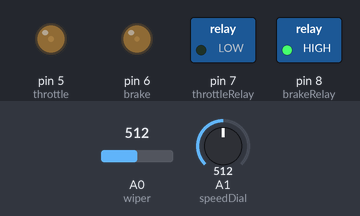
The sketch below on a simulated Arduino Nano, built with avr-gcc and run on an emulated ATmega328P. Parts: switched loads named in the sketch (green lamp = pin HIGH), output pins drawn as LEDs (lit = HIGH). Inputs (shaded band) come from the test bench; at power-on: A0 (wiper) = 512, A1 (speedDial) = 512. What the sketch prints to the serial monitor is not drawn.

Above: at 0.1 s.
Timing chart, 0 to 1.6 s (numbered marks = the images above):
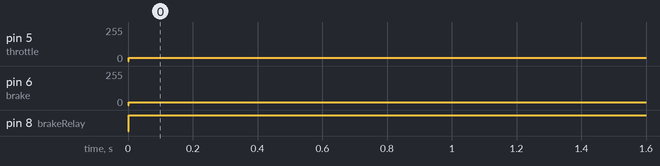

Measured:
- by itself, pin 5 (throttle): 0/255 → 25/255 at 0.00 s
- by itself, pin 6 (brake): 0/255 → 21/255 at 0.00 s
- by itself, pin 8 (brakeRelay): LOW → HIGH at 0.00 s

The sketch:

cart_teleop_dac.ino
```cpp
/*
   cart_teleop_new_board.ino - Contains the main arduino code for controlling our autonomous golf cart with MCP4725 DACs.

      Author: Brandon Parr
      Version: 0.5

       11/09/2020: modified by Dick Shimp to include the MCP4725 DAC development boards
       12/9/2020: edited by Jason Forsyth to increase code structure and readability
       1/21/2021: edited by Jason Forsyth to comment out all Serial.print() statements

       4/29/2021: modified LOWER_BRAKE_BOUND to deal with intermittent stopping condition. Also, reduced
       print statement verbosity to report steering, throttle, and braking targets.

       5/12/2022: modified by Matty Wolfson to tune steering PIDs

       &&&&& NOTE: You must use the Arduino Nano "OLD BOOTLOADER" setting when programming this device!!! Tools -> Processor -> ATMega 328P (Old Bootloader)
*/

#include <Wire.h>
#include <PID_v1.h>
#include <Adafruit_MCP4725.h>

int throttle = 5;      /* pin 3 */
int brake = 6;         /* pin 5 */
int throttleRelay = 7; /* pin 7 */
int brakeRelay = 8;    /* pin 8 */
int wiper = A0;        /* pin A0 */
int speedDial = A1;    /* pin A1 */

/* bounds for throttle mapping */
const int LOWER_THROTTLE_BOUNDS = 25;
const int UPPER_THROTTLE_BOUND = 226;

/* bounds for brake mapping */
const int LOWER_BRAKE_BOUND = 21; // adjusted to deal with intermittent braking
const int UPPER_BRAKE_BOUND = 234;

/*bounds for steering mapping */
const int LOWER_STEER_BOUND = 0;
const int UPPER_STEER_BOUND = 4096;

/* empirical potentiometer bounds */
const int LOWER_STEER_POT_BOUND = 310;
const int UPPER_STEER_POT_BOUND = 620;

/* Neutral steer value */
const float NEUTRAL_STEER = 2.5; // voltage to indicate "no turn" steering

/* control signals for steering, break, and throttle */
double steeringTarget = 50; // set steering wheel position to 50% which should be middle
int brakeTarget = 0;
int throttleTarget = 0;
int speedDialTarget = 50;  // 50% of desired speed (will be normalized up the pipeline)

const float STEER_VOLT_MAX_OFFSET = .7;
const float STEER_VOLT_MIN_OFFSET = .3;

/* upper and lower bounds of PID output */
const int LOWER_PID_BOUND = -255;
const int UPPER_PID_BOUND = 255;

/*
   Input: currentSteeringPot
   Output: pidSignal
   Setpoint: steeringTarget
   Kp: 10 (proportional term)
   Ki: 2.0 (integral term)
   Kd: 1 (derivative term)
   Controller Direction: DIRECT
*/

/*Values for the pid*/
double currentSteeringPot = -1;
double smoothedSteeringSignal = -1;
double pidSignal = -1;

const float KP = 30;  // proportional gain default: 10
const float KI = 2.0; // integral gain
const float KD = 1.19;   // derivative gain
PID myPID(&currentSteeringPot, &pidSignal, &steeringTarget, KP, KI, KD, DIRECT);

/* magic numbers */
const int MAGIC_START = 42; // start byte for incoming messages
const int MAGIC_END = 21;   // end byte for incoming messages

/* objects to handle the two DACs on I2c*/
Adafruit_MCP4725 dac1;
Adafruit_MCP4725 dac2;

/* Main program setup */
void setup()
{
  // set up serial
  Serial.begin(57600);
  while (!Serial)
  {
    delay(15);
  }

  // set up DACs
  dac1.begin(0x63); // i2c address for device
  dac2.begin(0x62); // i2c address for device

  // set up relays
  pinMode(throttleRelay, OUTPUT);
  pinMode(brakeRelay, OUTPUT);

  // set up outputs
  pinMode(throttle, OUTPUT);
  pinMode(brake, OUTPUT);

  // set up wiper
  pinMode(wiper, INPUT);

  // set up speed dial
  pinMode(speedDial, INPUT);

  // Serial.println("STARTING");

  // setup PID
  myPID.SetMode(AUTOMATIC);
  myPID.SetOutputLimits(LOWER_PID_BOUND, UPPER_PID_BOUND);
  myPID.SetSampleTime(20);
}

/* Main program loop */

long last_heart_beat = 0;
unsigned int heart_beat_counter = 0;
void loop()
{
  delay(1);
  readCommands();
  steer();
  setThrottle();
  setBrake();

  // Read in value of speed potentiometer
  // TODO: Must error check for min-max threshold and set speed to default if error (speed could hurt someone)
  speedDialTarget = analogRead(speedDial);


  // Send a byte array of data type string in the format:
  // "[MagicNumber1][MagicNumber2]SteeringTarget,ThrottleTarget,BreakTarget,SpeedDialTarget\n"
  while (abs(millis() - last_heart_beat) > 50)
  {
    Serial.print(steeringTarget);
    Serial.print(",");
    Serial.print(throttleTarget);
    Serial.print(",");
    Serial.print(brakeTarget);
    Serial.print(",");
    Serial.println(speedDialTarget);


    last_heart_beat = millis();
    heart_beat_counter++;
  }
}

void readCommands()
{

  // values read in from serial
  int firstByte = Serial.read();
  int secondByte = Serial.read();
  int throttleCommand = -1;
  int brakeCommand = -1;
  int steeringCommand = -1;

  // check to see if you have gotten the magic numbers.
  if (firstByte == MAGIC_START && secondByte == MAGIC_END)
  {

    // Read in throttle, brake, and steering data
    throttleCommand = Serial.read();
    brakeCommand = Serial.read();
    steeringCommand = Serial.read();

    if (throttleCommand != -1 && brakeCommand != -1 && steeringCommand != -1)
    {
      throttleTarget = throttleCommand;
      brakeTarget = brakeCommand;
      steeringTarget = steeringCommand;
      // Serial.print("Steering Target= ");
      // Serial.println(steeringTarget);
    }
  }
}

void setThrottle()
{
  int val = map(throttleTarget, 0, 255, LOWER_THROTTLE_BOUNDS, UPPER_THROTTLE_BOUND);
  analogWrite(throttle, val);

  if (throttleTarget == 0)
  {
    digitalWrite(throttleRelay, LOW);
  }
  else
  {
    digitalWrite(throttleRelay, HIGH);
  }
}

void setBrake()
{
  int val = map(brakeTarget, 0, 255, LOWER_BRAKE_BOUND, UPPER_BRAKE_BOUND);
  analogWrite(brake, val);

  if (brakeTarget == 255)
  {
    digitalWrite(brakeRelay, LOW);
  }
  else
  {
    digitalWrite(brakeRelay, HIGH);
  }
}

// process steering command
void steer()
{
  if (steeringTarget != -1)
  {
    // read in the potentiometer value and map from 0 (full left) to 100 (full right)
    if (smoothedSteeringSignal == -1)
      smoothedSteeringSignal = analogRead(wiper);
    else
    {
      smoothedSteeringSignal = smoothedSteeringSignal * .9 + analogRead(wiper) * .1;
    }
    // Serial.print("Pot Absolute Value: ");
    // Serial.println(currentSteeringPot);
    currentSteeringPot = mapf(smoothedSteeringSignal, LOWER_STEER_POT_BOUND, UPPER_STEER_POT_BOUND, 0.0, 100.0);
    // Serial.print("CURR POT ");
    // Serial.println(currentSteeringPot);
    myPID.Compute();
    // Serial.print("RAW COMPUTE ");
    // Serial.println(pidSignal);
    float signal = mapf(pidSignal, LOWER_PID_BOUND, UPPER_PID_BOUND, -STEER_VOLT_MAX_OFFSET, STEER_VOLT_MAX_OFFSET);
    // Serial.print("MAPPED SIGNAL: ");
    // Serial.println(signal);
    setSteerVoltages(signal);
  }
}

/* sends a steeringTarget voltage to both left and right steering channels */
void setSteerVoltages(float signal)
{
  // check if values are valid - must be between 2.0 & 3.0 inclusive and sum up to 5.0
  int finalLeft = mapf(NEUTRAL_STEER - signal, 0.0, 5.0, LOWER_STEER_BOUND, UPPER_STEER_BOUND);
  int finalRight = mapf(NEUTRAL_STEER + signal, 0.0, 5.0, LOWER_STEER_BOUND, UPPER_STEER_BOUND);

  // Serial.print("IF LEFT VOLT: ");
  // Serial.println(finalLeft);
  // Serial.print("IF RIGHT VOLT: ");
  // Serial.println(finalRight);

  dac1.setVoltage(finalLeft, false);
  dac2.setVoltage(finalRight, false);
}

/* map function for a float value */
float mapf(float x, float inMin, float inMax, float outMin, float outMax)
{
  return (x - inMin) * (outMax - outMin) / (inMax - inMin) + outMin;
}
```
